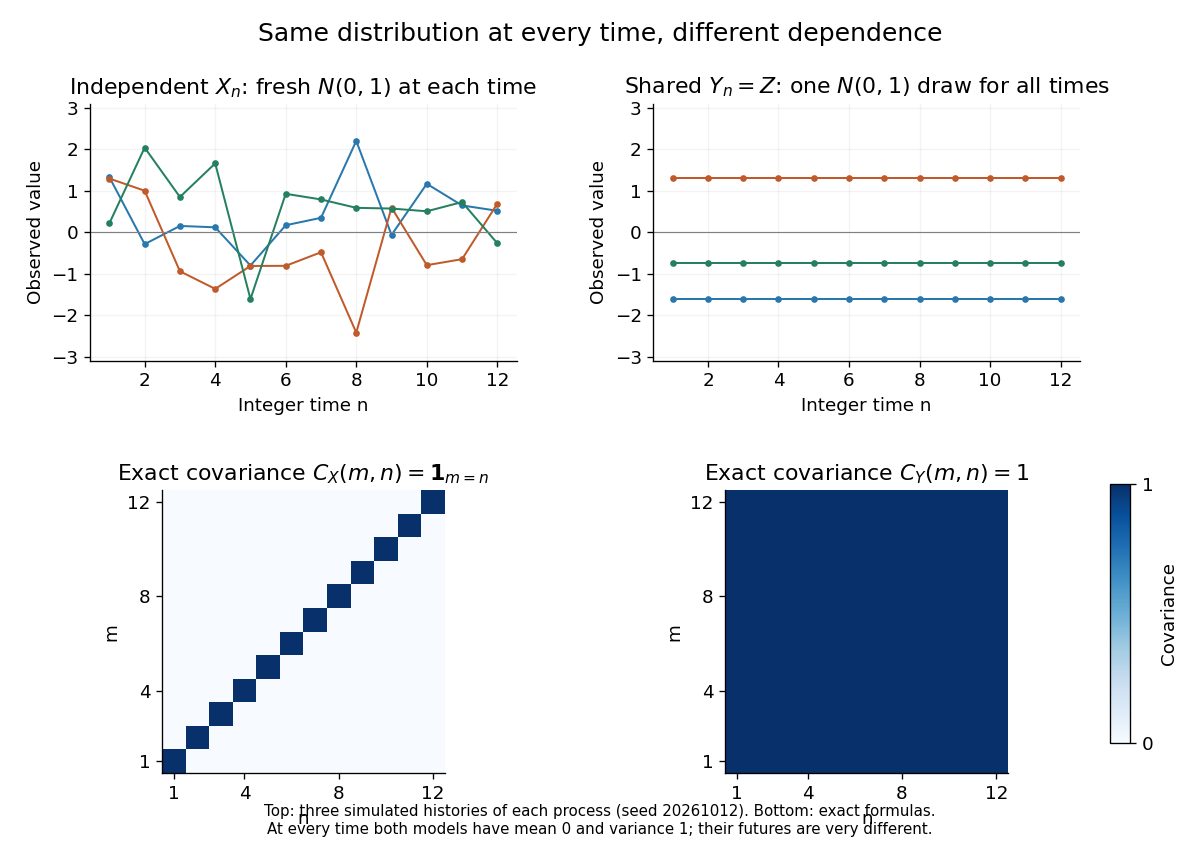

Python code for this plot:
"""Generate covariance-process-comparison.png in cwd.

Tested with Python 3.14.4, numpy 2.3.5, matplotlib 3.10.7.
Covariance matrices are exact; displayed paths are seeded finite simulations.
"""

from pathlib import Path

import matplotlib

matplotlib.use("Agg")
import matplotlib.pyplot as plt
import numpy as np


def main():
    rng = np.random.default_rng(20261012)
    n, paths = 12, 3
    independent = rng.normal(size=(paths, n))
    shared = np.repeat(rng.normal(size=(paths, 1)), n, axis=1)
    covariances = [np.eye(n), np.ones((n, n))]
    assert np.linalg.matrix_rank(covariances[0]) == n
    assert np.linalg.matrix_rank(covariances[1]) == 1
    assert np.all(np.diag(covariances[0]) == np.diag(covariances[1]))
    plt.rcParams.update({"font.size": 11, "axes.spines.top": False,
                         "axes.spines.right": False})
    fig, axes = plt.subplots(2, 2, figsize=(10, 7.2), dpi=120, facecolor="white",
                             gridspec_kw={"height_ratios": [1, 1.1]})
    colors = ["#2878ad", "#c05a2a", "#24805e"]
    titles = [r"Independent $X_n$: fresh $N(0,1)$ at each time",
              r"Shared $Y_n=Z$: one $N(0,1)$ draw for all times"]
    for column, (values, covariance, title) in enumerate(zip([independent, shared], covariances, titles)):
        ax = axes[0, column]
        for j, color in enumerate(colors):
            ax.plot(np.arange(1, n + 1), values[j], "o-", color=color,
                    markersize=3, lw=1.2)
        ax.set(title=title, xlabel="Integer time n", ylabel="Observed value", ylim=(-3.1, 3.1))
        ax.axhline(0, color="gray", lw=0.7)
        ax.grid(alpha=0.15)
        ax = axes[1, column]
        im = ax.imshow(covariance, cmap="Blues", vmin=0, vmax=1,
                       origin="lower", extent=(0.5, n + 0.5, 0.5, n + 0.5))
        ax.set(title=[r"Exact covariance $C_X(m,n)=\mathbf{1}_{m=n}$",
                      r"Exact covariance $C_Y(m,n)=1$"][column], xlabel="n", ylabel="m")
        ax.set_xticks([1, 4, 8, 12])
        ax.set_yticks([1, 4, 8, 12])
    fig.subplots_adjust(left=0.075, right=0.9, bottom=0.105, top=0.88,
                        wspace=0.32, hspace=0.48)
    bar_ax = fig.add_axes((0.925, 0.14, 0.017, 0.3))
    fig.colorbar(im, cax=bar_ax, ticks=[0, 1], label="Covariance")
    fig.suptitle("Same distribution at every time, different dependence", fontsize=15, y=0.975)
    fig.text(0.5, 0.035,
             "Top: three simulated histories of each process (seed 20261012). Bottom: exact formulas.\n"
             "At every time both models have mean 0 and variance 1; their futures are very different.",
             ha="center", fontsize=9)
    fig.savefig(Path.cwd() / "covariance-process-comparison.png", facecolor="white", transparent=False)
    plt.close(fig)
    print("For distinct m,n: Var(X_n-X_m)=2, Var(Y_n-Y_m)=0")


if __name__ == "__main__":
    main()
